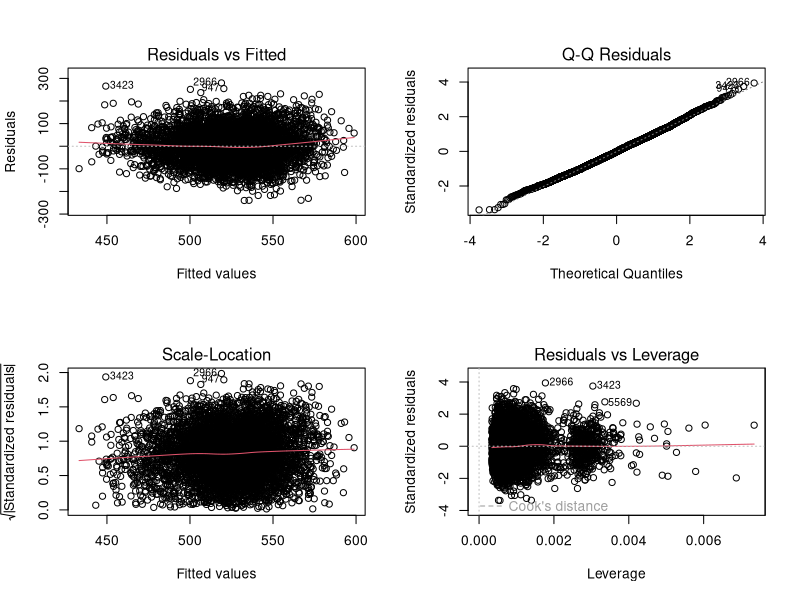
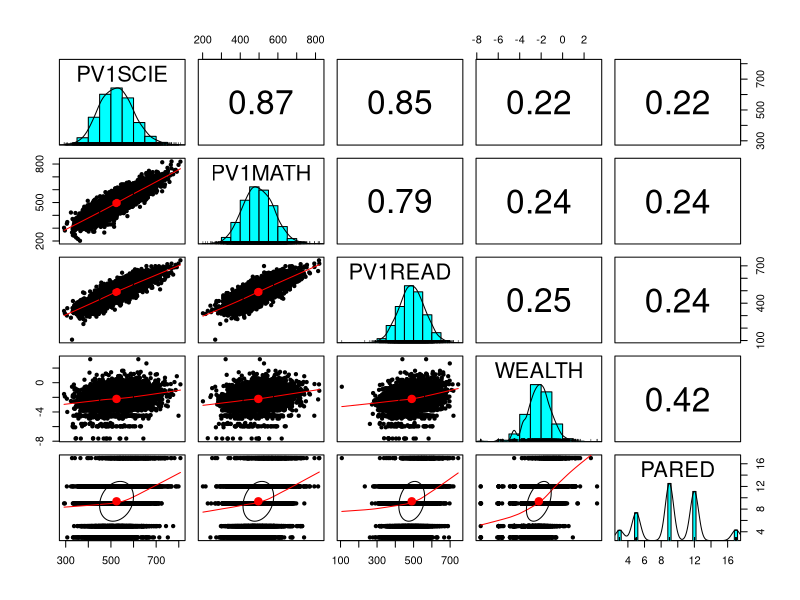

Reproduce these figures in R, in order.
pisa = read.csv("./PISA VN 2015.csv")

attach(pisa)

library(ggplot2)
library(dplyr)
library(gridExtra)
library(ggthemes)
library(psych)


# Mối quan hệ giữa giới tính và điểm
fit = lm(PV1READ ~ Gender, data=pisa)
summary(fit)


# Phân tích vài mô hình

n1 = lm(PV1SCIE ~ AGE, data = pisa)
summary(n1)

n2 = lm(PV1SCIE ~ AGE + Gender, data = pisa)
summary(n2)

n3 = lm(PV1SCIE ~ AGE + Gender + PARED, data = pisa)
summary(n3)

n4 = lm(PV1SCIE ~ AGE + Gender + PARED + WEALTH, data = pisa)
summary(n4)

n5 = lm(PV1SCIE ~ AGE + Gender + PARED + WEALTH + SCHLTYPE, data = pisa)
summary(n5)

#
par(mfrow=c(2,2))
plot(n5)


# ## Đến phiên bạn
pisa = read.csv("./PISA VN 2015.csv")
pisa$REGION = factor(pisa$REGION, levels = c("NORTH", "CENTRAL", "SOUTH"))
pisa$AREA = factor(pisa$AREA, levels = c("URBAN", "RURAL", "REMOTE"))
attach(pisa)


# Tương quan giữa các điểm
pisa = read.csv("./PISA VN 2015.csv")
vars=cbind(PV1SCIE,PV1MATH, PV1READ, WEALTH, PARED)
pairs.panels(vars)

# Khác biệt giữa các vùng

n1 = lm(PV1SCIE ~ REGION, data = pisa)
summary(n1)
n2 = lm(PV1SCIE ~ AREA , data = pisa)
summary(n2)
n3 = lm(PV1SCIE ~ REGION + AREA , data = pisa)
summary(n3)
n4 = lm(PV1SCIE ~ REGION + AREA + WEALTH, data = pisa)
summary(n4)
n5 = lm(PV1SCIE ~ REGION + AREA + WEALTH + PARED, data = pisa)
summary(n5)


#
#



